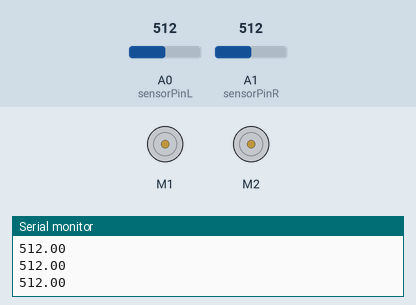
This sketch was run on a simulated Arduino Uno, built with avr-gcc and run on an emulated ATmega328P. Parts: 2 × DC motor (green arrow = forward, orange = backward, longer = faster), the last lines printed to the serial monitor. Inputs (shaded band) come from the test bench; at power-on: A0 (sensorPinL) = 512, A1 (sensorPinR) = 512.

Above: at 1.2 s.
1.3 s: A0 (sensorPinL) set to 486
At 2.5 s:
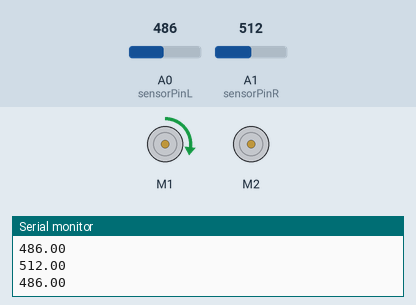
2.8 s: A1 (sensorPinR) set to 486
At 3.2 s:
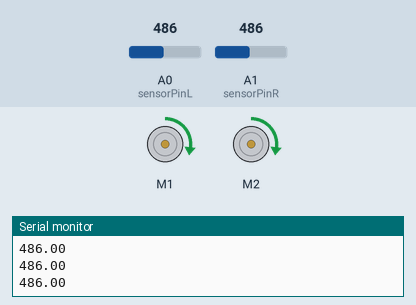
4.3 s: A0 (sensorPinL) set to 510
At 4.8 s:
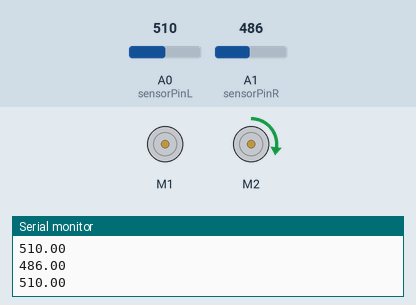
5.8 s: A0 (sensorPinL) set to 490
At 7.0 s:
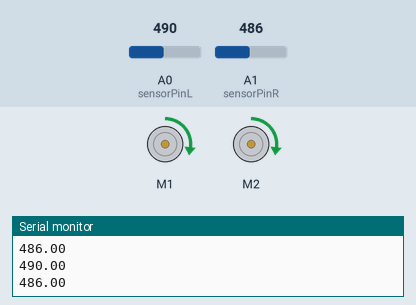
7.3 s: A0 (sensorPinL) set to 511
At 8.1 s:
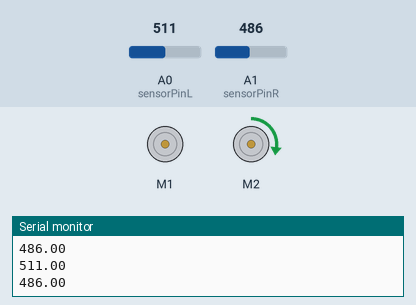
Timing chart, 0 to 9.8 s (numbered marks = the images above; inputs shaded):
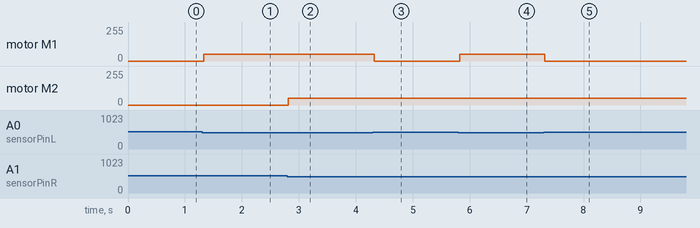

The sketch:

rabbit.ino
```cpp
#include <Wire.h>
#include <Adafruit_MotorShield.h>
#include "utility/Adafruit_MS_PWMServoDriver.h"

int request = 1;

Adafruit_MotorShield AFMS = Adafruit_MotorShield();
Adafruit_DCMotor *motorL = AFMS.getMotor(1);
Adafruit_DCMotor *motorR = AFMS.getMotor(2);

const int sensorPinL = A0;
const int sensorPinR = A1;

int sensorL, sensorR;

void setup()
{
    AFMS.begin();
    //
    // start the serial port
    //
    long baudRate = 9600;   // NOTE1: The baudRate for sending & receiving programs must match
    Serial.begin(baudRate); // NOTE2: Set the baudRate to 115200 for faster communication
    Serial.setTimeout(1);

    pinMode(sensorPinL, INPUT);
    pinMode(sensorPinR, INPUT);

    // Only continue while serial connection is available
    // This means nothing happens until the Python program is run
//    while (!Serial.available())
//    {
//    }

//    while (request == 0)
//    {
//        request = Serial.readString().toInt();
//    }

    motorL->setSpeed(50*request);
    motorR->setSpeed(50*request);
}


void loop()
{
//    if (Serial.readString().toInt() == 0)
//    {
//        motorL->run(RELEASE);
//        motorR->run(RELEASE);
//        exit;
//    }

    sensorL = onLine(analogRead(sensorPinL));
    sensorR = onLine(analogRead(sensorPinR));

    if (!sensorL && !sensorR)
    {
      motorL->run(FORWARD);
      motorR->run(FORWARD);
    }
    else if (!sensorL && sensorR)
    {
      motorL->run(FORWARD);
      motorR->run(RELEASE);
    }
    else if (sensorL && !sensorR)
    {
      motorL->run(RELEASE);
      motorR->run(FORWARD);
    }
    else if (sensorL && sensorR)
    {
        motorL->run(RELEASE);
        motorR->run(RELEASE);
    }

}

bool onLine(float sensorRaw)
{
    Serial.println(sensorRaw);
    if (sensorRaw > 500) // Add calibration stuff here
    {
        return true;
    }
    else
    {
        return false;
    }
}
```

Measured:
- the behaviour switches between 501 and 500 on A0 (sensorPinL) (found by bisection; images 0 and 1)
- the behaviour switches between 501 and 500 on A1 (sensorPinR) (found by bisection; images 1 and 2)
- after the input at 1.3 s, motor M1: stopped → forward 50/255 at once
- after the input at 2.8 s, motor M2: stopped → forward 50/255 at once
- after the input at 4.3 s, motor M1: forward 50/255 → stopped at once
- after the input at 5.8 s, motor M1: stopped → forward 50/255 at once
- after the input at 7.3 s, motor M1: forward 50/255 → stopped at once
